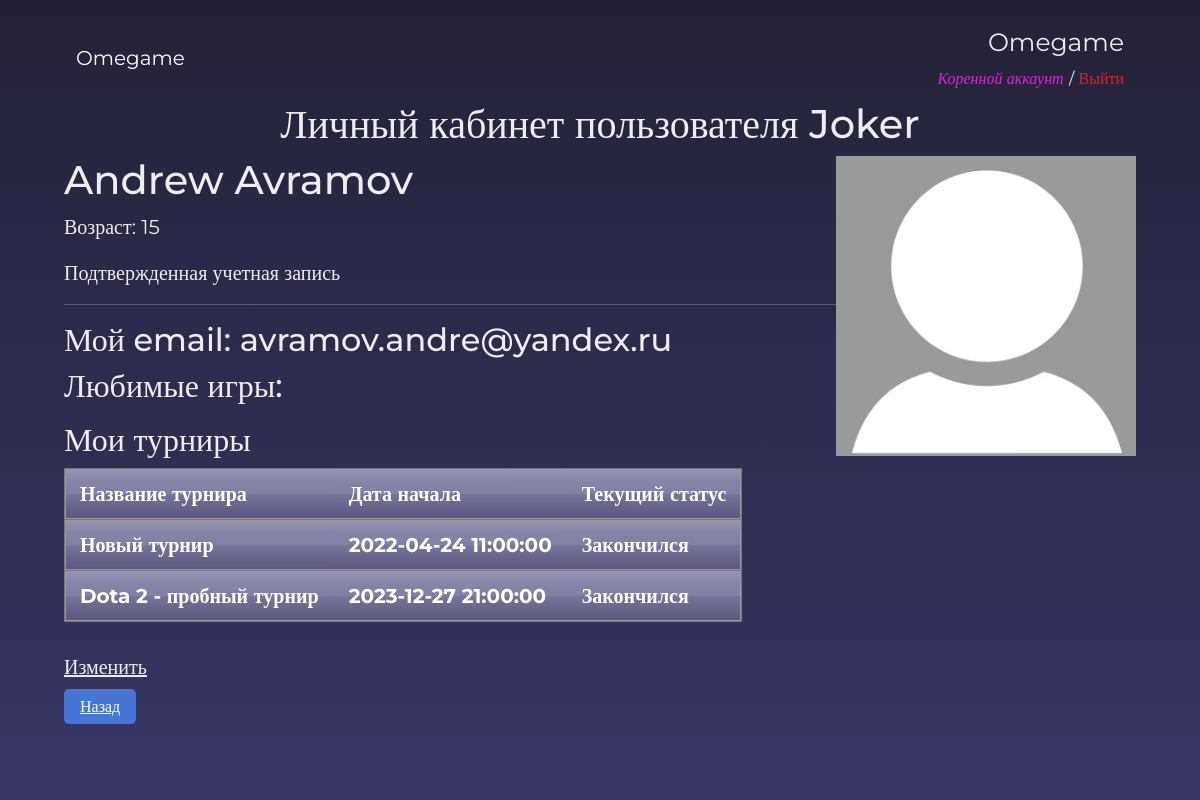
The app's page /user?id=3 (signed in) with its own data.
### data/users.py (models this page shows, shortened)
class User(SqlAlchemyBase, UserMixin):
    __tablename__ = 'users'
    id = sqlalchemy.Column(sqlalchemy.Integer, primary_key=True, autoincrement=True)
    nickname = sqlalchemy.Column(sqlalchemy.String, nullable=True)
    surname = sqlalchemy.Column(sqlalchemy.String, nullable=True)
    name = sqlalchemy.Column(sqlalchemy.String, nullable=True)
    age = sqlalchemy.Column(sqlalchemy.Integer, nullable=True)
    email = sqlalchemy.Column(sqlalchemy.String, index=True, unique=True, nullable=True)
    hashed_password = sqlalchemy.Column(sqlalchemy.String, nullable=True)
    modifed_date = sqlalchemy.Column(sqlalchemy.DateTime, default=datetime.datetime.now)
    level = sqlalchemy.Column(sqlalchemy.SmallInteger, default=0)
    favourite = sqlalchemy.Column(sqlalchemy.String, default='')
    confirm_code = sqlalchemy.Column(sqlalchemy.Integer, default=0)

### data/tournaments.py (models this page shows, shortened)
class Tournament(SqlAlchemyBase):
    __tablename__ = 'tournaments'
    id = sqlalchemy.Column(sqlalchemy.Integer, primary_key=True, autoincrement=True)
    name = sqlalchemy.Column(sqlalchemy.String, nullable=True)
    desc = sqlalchemy.Column(sqlalchemy.String, nullable=True)
    author = sqlalchemy.Column(sqlalchemy.Integer, nullable=True)
    contacts = sqlalchemy.Column(sqlalchemy.String, nullable=True)
    members = sqlalchemy.Column(sqlalchemy.String, default='')
    start = sqlalchemy.Column(sqlalchemy.DateTime, default=datetime.datetime.now())
    flags = sqlalchemy.Column(sqlalchemy.Integer, default=0) # см ./about_tournaments.md
    gameid = sqlalchemy.Column(sqlalchemy.Integer, default=0)

### main.py (the view, shortened to what this page needs)
@app.route('/user', methods=['GET', 'POST'])
def profile():
    id = int(request.args.get('id', 0))
    if not (1 <= id <= db_sess.query(sql_funcs.max(User.id)).first()[0]):
        return e404(NotFound)
    user = db_sess.query(User).filter(User.id == id).first()
    list_of_games = []
    new_result = db_sess.query(User).filter(User.id == id).first().favourite # если пользователь переходит со страницы игры
    tournaments = db_sess.query(Tournament).filter(Tournament.members.like(f'%{user.id}%')).all()
    for i in new_result.split(',')[:-1]:
        gameid = int(i)
        list_of_games.append([gameid, games[gameid]['name']])
    return render_template("user.html", name=user.name, surname=user.surname, email=user.email, age=user.age,
                           games=list_of_games, level_profile=user.level, tournaments=tournaments,
                           nickname=user.nickname)

### main.py (called while the page is built)
@login_manager.user_loader
def load_user(user_id):
    return db_sess.query(User).get(user_id)

### templates/user.html (shortened to what this page needs)
{% extends "ext.html" %}
{% block body %}
<div style="font-family: Montserrat">
    <div class="text-center">
        <h1>Личный кабинет пользователя {{ nickname }}</h1>
    </div>
    <img src="{{ url_for('static', filename='images/default_image.png') }}" align="right"
         width="300" height="300" alt="Фото профиля">
    <h1>{{ name }} {{ surname }}</h1>
    <p>Возраст: {{ age }}</p>
    {% if level_profile == 0 %}
        <a class="white" style="color: #d11" href="/is_your_email">Учетная запись не подтверждена</a>
    {% else %}
        <p>Подтвержденная учетная запись</p>
    {% endif %}
    <hr>
    <h2>Мой email: {{ email }}</h2>
    <h2>Любимые игры: </h2>
    <h2>Мои турниры</h2>
    <table class="table_blur">
        <tr>
            <th>Название турнира</th>
            <th>Дата начала</th>
            <th>Текущий статус</th>
        </tr>
        {% for i in tournaments %}
        <tr>
            <th>{{ i.name }}</th>
            <th>{{ i.start }}</th>
            {% if (i.flags % 2) == 1 %}
            <th>Закончился</th>
            {% else %}
            <th>Идет</th>
            {% endif %}
        {% endfor %}
        </tr>
    </table>
    {% if id != 0 %}
        <br>
        <a class="white" href="/profile_edit">Изменить</a>
    {% endif %}
    <form action="/">
        <a class="back_button" href="/">Назад</a>
    </form>
</div>
{% endblock %}

### templates/ext.html (shortened to what this page needs)
{% extends "base.html" %}
{% block header %}
    <div style="font-family: Montserrat">
        <nav class="navbar navbar-dark bg-transparent">
            <div class="container-fluid">
                <a class="navbar-brand" href="/">Omegame</a>
                {% if current_user.is_authenticated %}
                    <ul class="navbar-nav">
                        <li class="navbar-item">
                            <a class="white special" style="font-size: 125%; display: block; text-align: right"
                               href="/user?id={{ current_user.id }}">{{ current_user.nickname }}</a>
                            {% if current_user.level != 1 %}
                                {% if current_user.level == 0 %}
                                    <div style="color: #d66; font-size: 80%; display: inline; font-style: italic">Неподтвержденный аккаунт</div>
                                {% elif current_user.level == 2 %}
                                    <div style="color: #2bd; font-size: 80%; display: inline; font-style: italic">Админ</div>
                                {% elif current_user.level == 3 %}
                                    <div style="color: #d2d; font-size: 80%; display: inline; font-style: italic">Коренной аккаунт</div>
                                {% endif %}
                                <div style="display: inline; font-size: 80%"> / </div>
                            {% endif %}
                            <a class="white special" style="color: #d22; font-size: 80%" href="/logout">Выйти</a>
                        </li>
                    </ul>
                {% endif %}
            </div>
        </nav>
    </div>
{% endblock %}

### static/css/all.css (style rules this page uses)
body { font-size: 125%; }
a.white, a.white:hover, a.white:visited, a.white:active { color: #eee; }
a.white.special, a.white.special:visited { text-decoration: none; }
.back_button { appearance: none; border: 0; border-radius: 5px; background: #4676D7; color: #fff; padding: 8px 16px; font-size: 16px; }
.table_blur { background: #f5ffff; border-collapse: collapse; text-align: left; }
.table_blur th { border-top: 1px solid #777777; border-bottom: 1px solid #777777; box-shadow: inset 0 1px 0 #999999, inset 0 -1px 0 #999999; background: linear-gradient(#9595b6, #5a567f); color: white; padding: 10px 15px; position: relative; }
.table_blur th:after { content: ""; display: block; position: absolute; left: 0; top: 25%; height: 25%; width: 100%; background: linear-gradient(rgba(255, 255, 255, 0), rgba(255,255,255,.08)); }
.table_blur tr:nth-child(odd) { background: #ebf3f9; }
.table_blur th:first-child { border-left: 1px solid #777777; border-bottom: 1px solid #777777; box-shadow: inset 1px 1px 0 #999999, inset 0 -1px 0 #999999; }
.table_blur th:last-child { border-right: 1px solid #777777; border-bottom: 1px solid #777777; box-shadow: inset -1px 1px 0 #999999, inset 0 -1px 0 #999999; }

### records on screen
User: nickname "Omegame"
User: nickname "Joker", name "Andrew", surname "Avramov", email "avramov.andre@yandex.ru"
Tournament: name "Новый турнир", start "2022-04-24 11:00:00", flags "Закончился"
Tournament: name "Dota 2 - пробный турнир", start "2023-12-27 21:00:00", flags "Закончился"

### other values on screen
{{ age }} "15"
